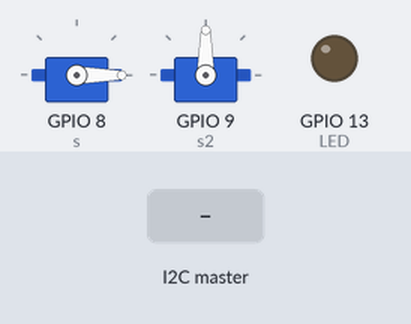
The sketch below on a simulated ESP8266 (NodeMCU). On the bench: 2 × servo, output pins drawn as LEDs (lit = HIGH). The test bench sets the inputs (shaded band).

Above: at 1.2 s.
1.3 s: the I2C master sends the byte 90
At 1.9 s:
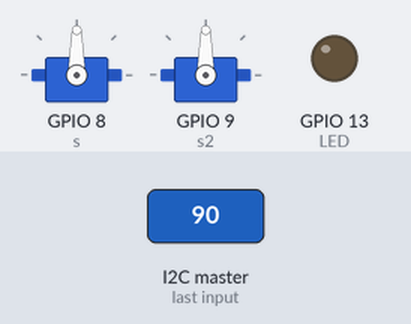
2.8 s: the I2C master sends the byte 200
At 3.1 s:
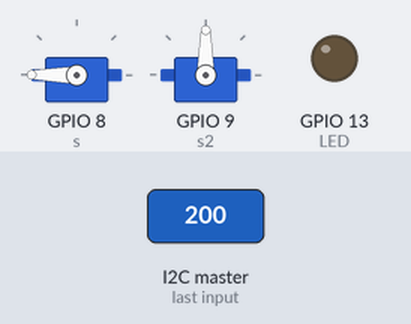
4.3 s: the I2C master sends the byte 0
At 5.5 s:
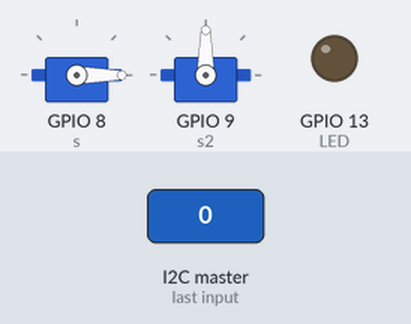
Timing chart, 0 to 7.3 s (numbered marks = the images above; inputs shaded):
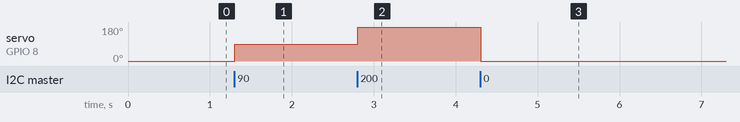

Measured:
- after the input at 1.3 s, servo on GPIO 8 (s): 0° → 90° at once
- after the input at 2.8 s, servo on GPIO 8 (s): 90° → 180° at once
- after the input at 4.3 s, servo on GPIO 8 (s): 180° → 0° at once

The sketch:

slave_i2c_motor_mpu.ino
```cpp
// I2C SLAVE

#include <Wire.h>

#include <dummy.h>  //for esp32

#include <Servo.h>


int LED = 13;
int x = 0;
int y = 0;

Servo s;
Servo s2;

void setup() {
  // Define the LED pin as Output
  pinMode (LED, OUTPUT);
  // Start the I2C Bus as Slave on address 9
//  Wire.begin(0x09);
//  // Attach a function to trigger when something is received.
//  Wire.onReceive(receiveEvent);
//

  s.attach(8);

  s2.attach(9);
  Serial.begin(9600);

  Wire.begin(); // SDA pin 21, SCL pin 22 TTGO TQ

 // Wire.begin(SDA2,SCL2,400000);

}

void receiveEvent(int bytes) {
  x = Wire.read();    // read one character from the I2C
}

void loop() {
  //If value received is 0 blink LED for 200 ms

    // Start the I2C Bus as Slave on address 9
  Wire.begin(0x09);
  // Attach a function to trigger when something is received.
  Wire.onReceive(receiveEvent);
  s.write(x);
//  Serial.println("x= " ); Serial.print(x); Serial.println("\n");
  Wire.endTransmission();

  delay(100);

//  Wire.begin(0x04);
//
//  Wire.onReceive(receiveEvent);
//
//  s2.write(y);
//  Serial.println("y= " ); Serial.print(y); Serial.println("\n");
//  Wire.endTransmission();
//
//  delay(100);


}
```
